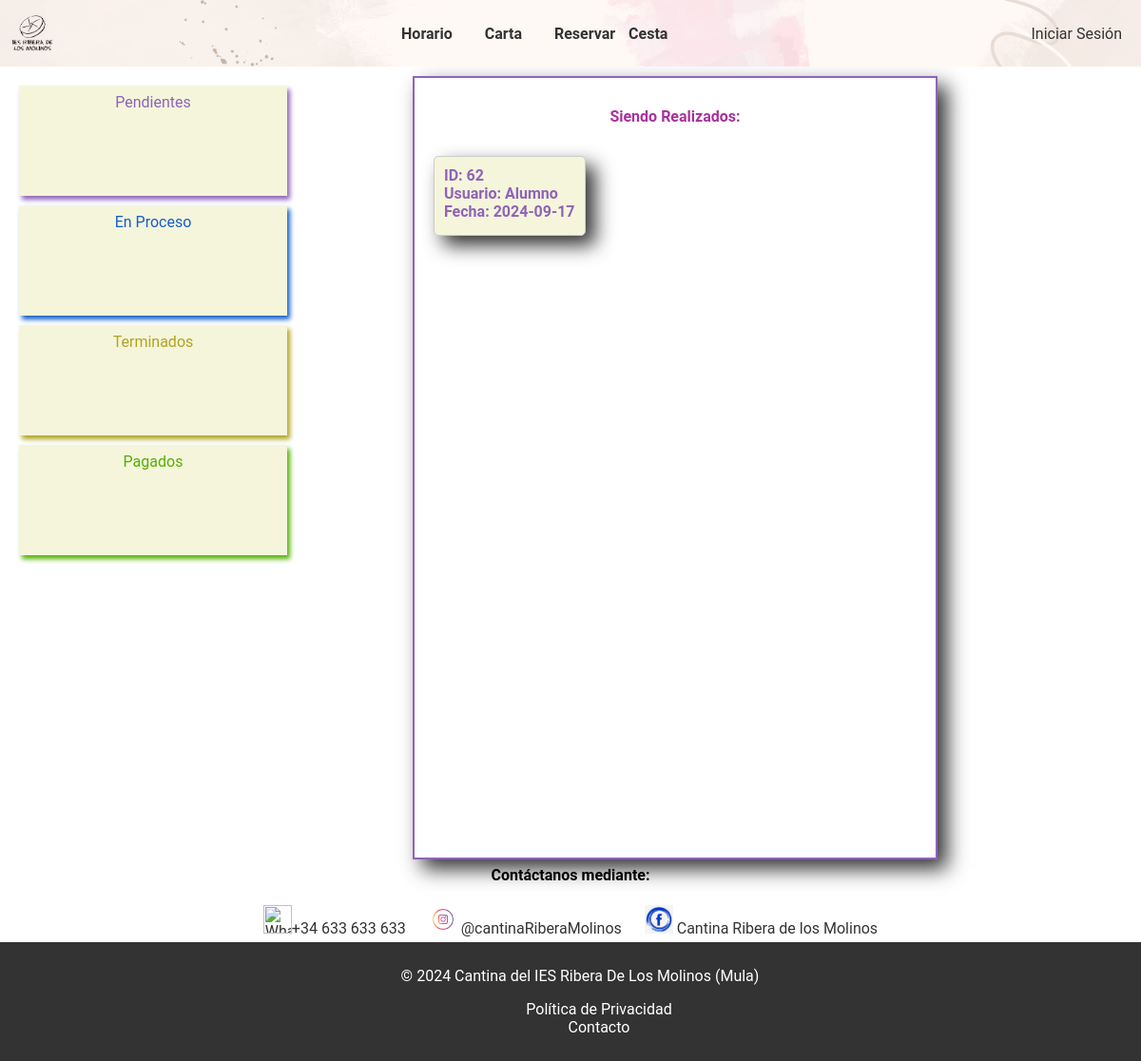
Before: /TFG/trabajador/Pedidos/proceso.php with the older database file.
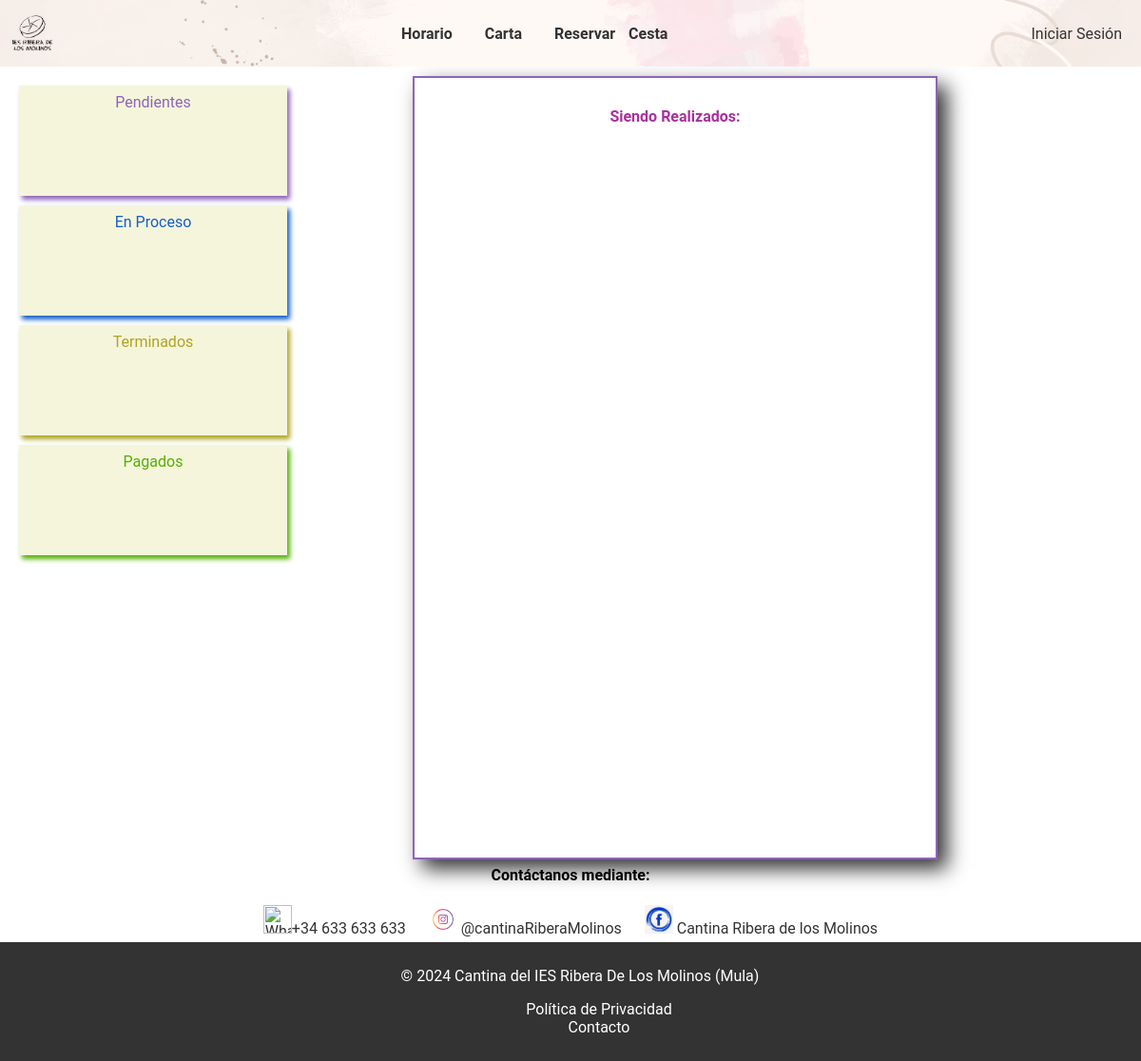
After: the same page with the newer database file.
### tables this page shows
CREATE TABLE `pedido` (
  `idPedido` int(11) NOT NULL,
  `idUsuario` int(11) NOT NULL,
  `fecha` date NOT NULL,
  `hora` time NOT NULL,
  `fechaRecogida` date DEFAULT NULL,
  `pagado` tinyint(1) NOT NULL,
  `realizado` tinyint(1) NOT NULL,
  `precioPedido` decimal(10,2) NOT NULL,
  `finalizado` tinyint(1) DEFAULT NULL,
  `horaRecogida` varchar(50) DEFAULT NULL,
  `siendoRealizado` tinyint(1) DEFAULT NULL
);

CREATE TABLE `usuario` (
  `idUsuario` int(11) NOT NULL,
  `nombre` varchar(200) NOT NULL,
  `apellidos` varchar(200) NOT NULL,
  `correo` varchar(200) NOT NULL,
  `contrasena` varchar(64) NOT NULL,
  `telefono` int(11) NOT NULL,
  `tipo` varchar(10) NOT NULL
);

### TFG/db/bd.inc.php (called while the page is built, shortened)
<?php
function conectar() {
    try {
        $host = "localhost";
        $basedatos = "tfg";
        $usuario = "root";
        $password = "";
        return new PDO("mysql:host=$host;dbname=$basedatos", $usuario, $password);
    } catch (PDOException $e) {
        echo $e->getMessage();
    }
}
function obtenerNombreUsuario($idUsuario) {
    $conexion = conectar();
    $sql = $conexion->prepare("SELECT nombre FROM usuario WHERE idUsuario=:idUsuario");
    $sql->bindParam(':idUsuario', $idUsuario);
    $sql->execute();
    $sql->setFetchMode(PDO::FETCH_ASSOC);
    $resultado = $sql->fetch();
    return $resultado['nombre'];
}
function obtenerPedido($idPedido) {
    $conexion = conectar();
    $sql = $conexion->prepare("SELECT * FROM `pedido` WHERE `idPedido`=:idPedido");
    $sql->bindParam(':idPedido', $idPedido);
    $sql->execute();
    $sql->setFetchMode(PDO::FETCH_ASSOC);
    return $sql->fetch();
}
function obtenerIdsPedidosiendoRealizados() {
    $conexion = conectar();
    $sql = $conexion->prepare("SELECT idPedido FROM pedido WHERE siendoRealizado = 1");
    $sql->execute();
    $sql->setFetchMode(PDO::FETCH_ASSOC);
    return $sql->fetchAll(PDO::FETCH_COLUMN);
}

### TFG/trabajador/Pedidos/proceso.php (the view, shortened to what this page needs)
<link rel="stylesheet" href="/TFG-MAIN/TFG/CSS/pedidos.css">
<?php
include("../../includes/header.php");
include '../../db/bd.inc.php';
echo '<div class="contenedor">';
echo '<div class="menu-vertical">';
echo '<a href="/TFG-MAIN/TFG/trabajador/pedidos/pendientes.php" class="boxP">Pendientes</a>';
echo '<a href="/TFG-MAIN/TFG/trabajador/pedidos/proceso.php" class="boxEP">En Proceso</a>';
echo '<a href="/TFG-MAIN/TFG/trabajador/pedidos/terminados.php" class="boxT">Terminados</a>';
echo '<a href="/TFG-MAIN/TFG/trabajador/pedidos/pagados.php" class="boxPG">Pagados</a>';
echo '</div>';
echo "<div class='contenedor-principal'>";
echo  "<div class='izquierda'>";
echo "<h4 class='dentroCards'>Siendo Realizados:</h4>";
$pedidos = obtenerIdsPedidosiendoRealizados();
foreach ($pedidos as $idPedido) {
    $detallesPedido = obtenerPedido($idPedido);
    echo "<div class='allPedido' id='pedido-$idPedido'>";
    echo "<div class='card'>";
    echo "<div class='pedido' onclick='toggleDetalles($idPedido)'>";
    $nombreUsuario = obtenerNombreUsuario($detallesPedido["idUsuario"]);
    echo "ID: " . $detallesPedido["idPedido"] . "<br>";
    echo "Usuario: " . $nombreUsuario . "<br>";
    echo "Fecha: " . $detallesPedido["fecha"] . "<br>";
    echo "</div>";
    echo "</div>";
    echo "</div>";
}
echo "</div>";
echo "</div>";
echo "</div>";
    include("../../includes/footer.php");
?>

Changed rows visible on the page:
removed pedido: idPedido "62", idUsuario.nombre "Alumno", fecha "2024-09-17"
Other visible differences:
list line gone: "ID: Usuario: Fecha:"
